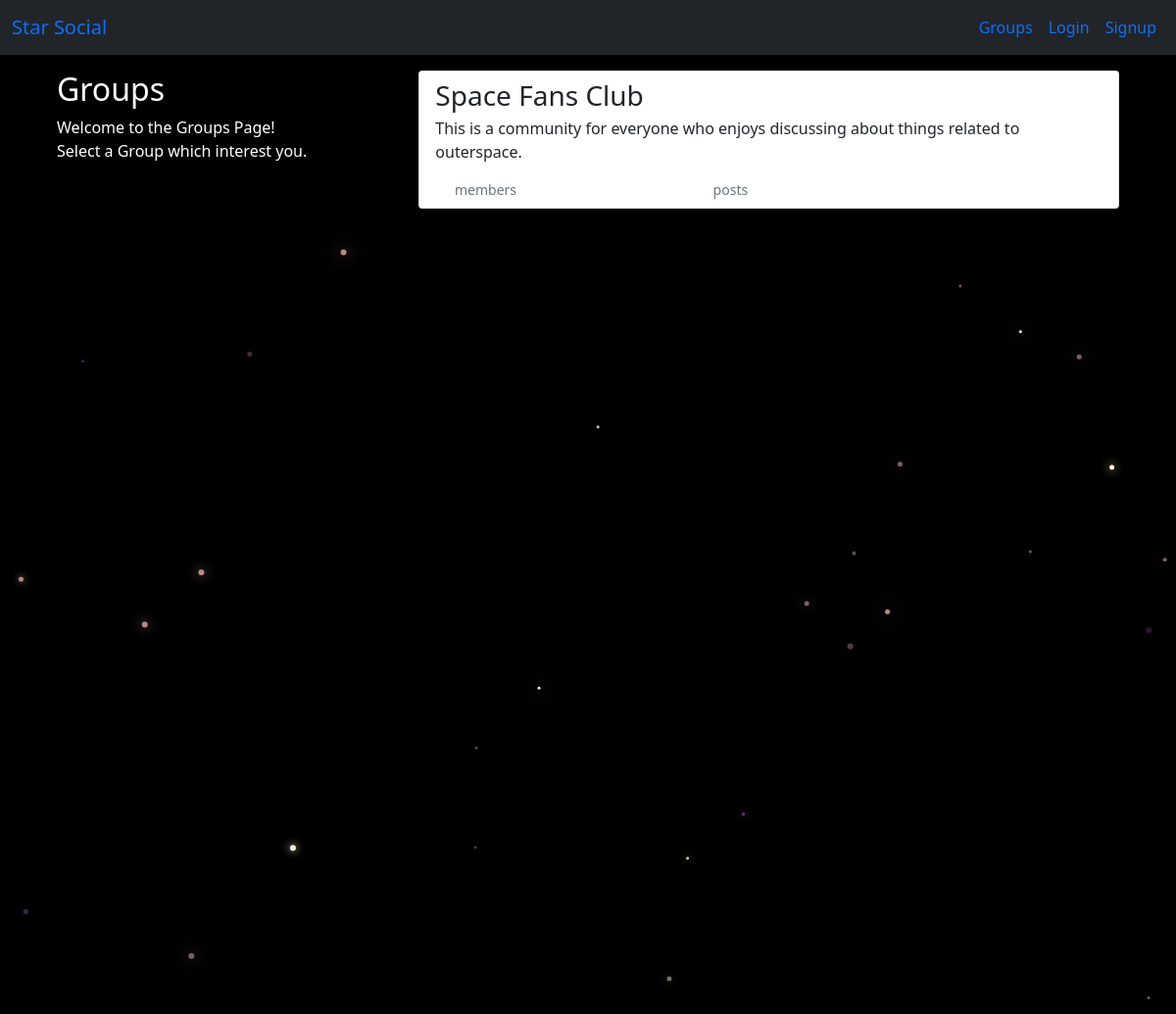
The app's page /groups/ with its own data.
### groups/models.py (models this page shows, shortened)
class Group(models.Model):
    name = models.CharField(max_length=50,unique=True)
    slug = models.SlugField(allow_unicode=True,unique=True)
    description = models.TextField(blank=True,default='')
    description_html = models.TextField(editable=False,default='',blank=True)
    members = models.ManyToManyField(User,through='GroupMember')
    class Meta:
        ordering = ['name']

### groups/views.py (the view)
# urls.py: path('',views.ListGroups.as_view(),name='all'),
class ListGroups(generic.ListView):
    model = Group

### groups/templates/groups/group_list.html (shortened to what this page needs)
{% extends 'groups/group_base.html' %}
{% block pregroup %}
<div class="col-md-4">
  <div class="content">
      <h2>Groups</h2>
      <p>Welcome to the Groups Page! <br>Select a Group which interest you.</p>
  </div>
</div>
{% endblock %}
{% block group_content %}
  <div class="col-md-8">
    <div class="list-group">
      {% for group in object_list %}
        <a class='list-group-item list-group-item-action flex-column align-items-start' href="{% url 'groups:single' slug=group.slug %}">
          <h3 class='mb-1'>{{ group.name }}</h3>
          <p class='mb-1'>{{group.description_html|safe}}</p>
          <div class='d-flex w-40 justify-content-between'>
            <small class='text-muted'><span class='badge badge-secondary'>
              {{group.members.count}}</span>member{{group.members.count|pluralize}}</small>
            <small class='text-muted'><span class='badge badge-secondary'>
              {{group.posts.count}}</span>post{{group.posts.count|pluralize}}</small>
          </div>
        </a>
      {% endfor %}
    </div>
  </div>
{% endblock %}

### static/social_project/css/master.css (style rules this page uses)
body { margin: 0; overflow: hidden; background-color: black; color:white; }

### records on screen
Group: name "Space Fans Club", description_html "This is a community for everyone who enjoys discussing about things related to outerspace."
